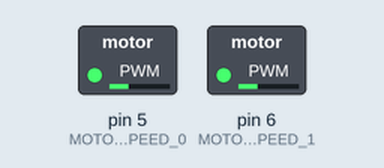
This sketch was run on a simulated Arduino Uno, built with avr-gcc and run on an emulated ATmega328P. Parts: switched loads named in the sketch (green lamp = pin HIGH).

Above: at 0.1 s.
Timing chart, 0 to 1.6 s (numbered marks = the images above):
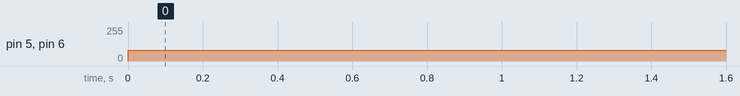

The sketch:

sketch_arduino_pwm.ino
```cpp
#define MOTOR_SPEED_0 5
#define MOTOR_SPEED_1 6

void setup()
{
  pinMode(MOTOR_SPEED_0, OUTPUT);
  pinMode(MOTOR_SPEED_1, OUTPUT);


}

void loop() {
  analogWrite(MOTOR_SPEED_0, 80);
  analogWrite(MOTOR_SPEED_1, 80);

}
```

Measured:
- by itself, pin 5 (MOTOR_SPEED_0), pin 6 (MOTOR_SPEED_1): 0/255 → 80/255 at 0.00 s
